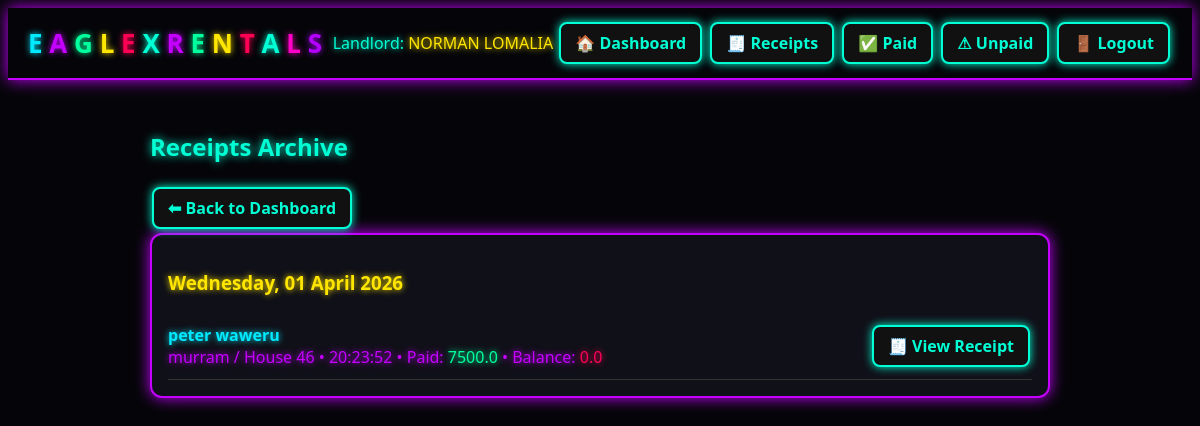
The app's page /receipts (signed in), older data.
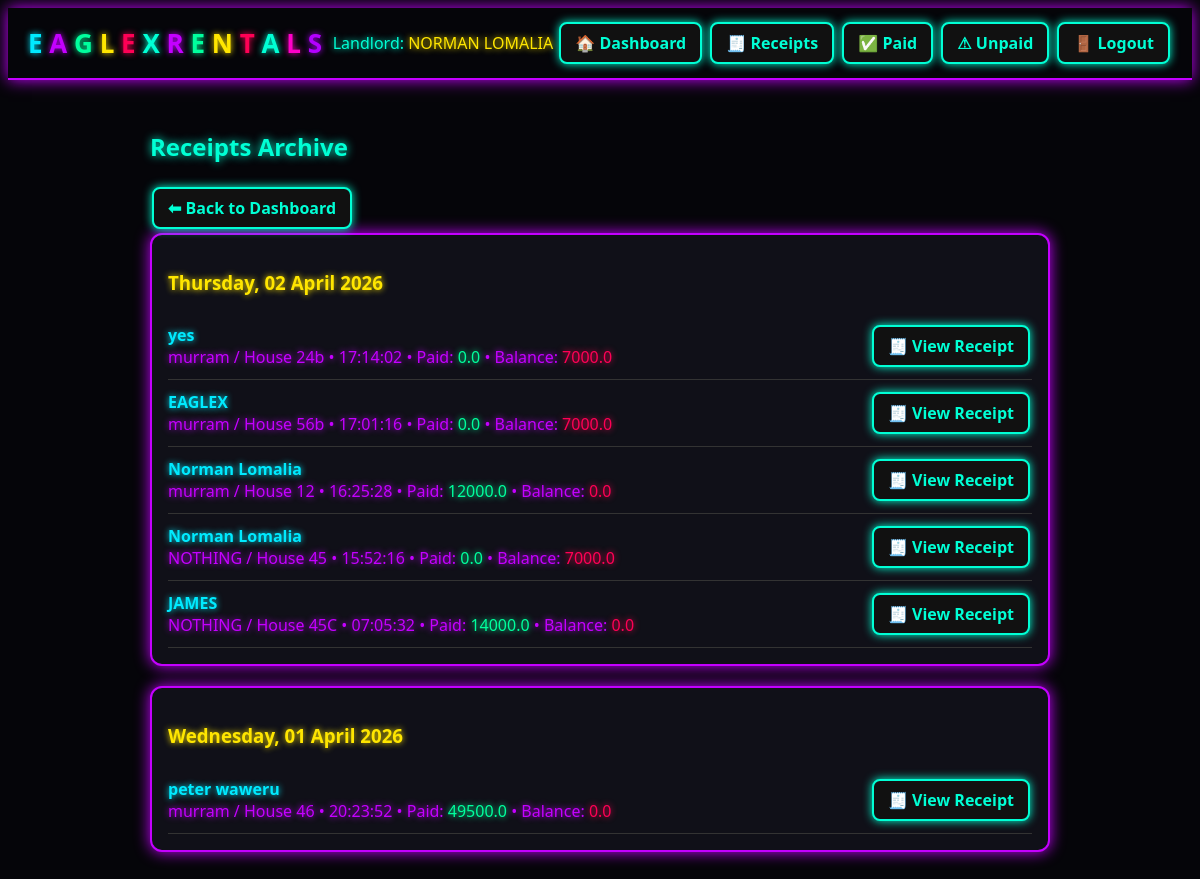
The same page, newer data.
### app.py (models this page shows)
class Landlord(UserMixin, db.Model):
    id = db.Column(db.Integer, primary_key=True)
    first_name = db.Column(db.String(80), nullable=False)
    last_name = db.Column(db.String(80), nullable=False)
    email = db.Column(db.String(120), unique=True, nullable=False)
    phone = db.Column(db.String(50))
    password_hash = db.Column(db.String(200), nullable=False)
    buildings = db.relationship('Building', backref='landlord', cascade='all, delete-orphan')
    @property
    def full_name(self):
        return f"{self.first_name} {self.last_name}"

class Tenant(db.Model):
    id = db.Column(db.Integer, primary_key=True)
    name = db.Column(db.String(150), nullable=False)
    phone = db.Column(db.String(50))
    id_number = db.Column(db.String(100))
    email = db.Column(db.String(120))
    amount_paid = db.Column(db.Float, default=0.0)
    paid = db.Column(db.Boolean, default=False)
    receipt_created_at = db.Column(db.DateTime, default=datetime.utcnow)
    unit_id = db.Column(db.Integer, db.ForeignKey('unit.id'))
    created_at = db.Column(db.DateTime, default=datetime.utcnow)
    @property
    def total_due(self):
        return self.unit.rent_amount if self.unit else 0.0
    @property
    def balance(self):
        return max(self.total_due - self.amount_paid, 0.0)

class Building(db.Model):
    id = db.Column(db.Integer, primary_key=True)
    name = db.Column(db.String(150), nullable=False)
    landlord_id = db.Column(db.Integer, db.ForeignKey('landlord.id'), nullable=False)
    units = db.relationship('Unit', backref='building', cascade='all, delete-orphan')

class Unit(db.Model):
    id = db.Column(db.Integer, primary_key=True)
    number = db.Column(db.String(50), nullable=False)
    rent_amount = db.Column(db.Float, default=0.0)
    building_id = db.Column(db.Integer, db.ForeignKey('building.id'), nullable=False)
    tenant = db.relationship('Tenant', uselist=False, backref='unit')

### app.py (the view)
@app.route('/receipts')
@login_required
def receipts():
    tenants = Tenant.query.join(Unit).join(Building).filter(
        Building.landlord_id == current_user.id,
        Tenant.receipt_created_at.isnot(None)
    ).order_by(Tenant.receipt_created_at.desc()).all()
    grouped = {}
    for t in tenants:
        d = (t.receipt_created_at or t.created_at).date()
        grouped.setdefault(d, []).append(t)
    sorted_dates = sorted(grouped.keys(), reverse=True)
    return render_template('receipts.html',
                           grouped=grouped,
                           sorted_dates=sorted_dates)

### app.py (called while the page is built)
@login_manager.user_loader
def load_user(user_id):
    return Landlord.query.get(int(user_id))

### templates/receipts.html
{% extends "base.html" %}
{% block content %}
<h2 class="neon-heading-cyan">Receipts Archive</h2>
<a class="btn" href="{{ url_for('dashboard') }}">⬅ Back to Dashboard</a>
{% if sorted_dates %}
  {% for d in sorted_dates %}
    <div class="card">
      <h3 class="neon-yellow">
        {{ d.strftime('%A, %d %B %Y') }}
      </h3>
      <ul class="receipt-list">
        {% for t in grouped[d] %}
          <li class="receipt-item">
            <div class="receipt-info">
              <span class="receipt-name neon-blue">{{ t.name }}</span>
              <span class="neon-purple">
                {{ t.unit.building.name }} / House {{ t.unit.number }} •
                {{ (t.receipt_created_at or t.created_at).strftime('%H:%M:%S') }} •
                Paid: <span class="neon-green">{{ t.amount_paid }}</span> •
                Balance: <span class="neon-red">{{ t.balance }}</span>
              </span>
            </div>
            <a class="btn" href="{{ url_for('receipt', tid=t.id) }}" target="_blank">
              🧾 View Receipt
            </a>
          </li>
        {% endfor %}
      </ul>
    </div>
  {% endfor %}
{% else %}
  <p class="neon-yellow">No receipts yet. Record payments to generate receipts.</p>
{% endif %}
{% endblock %}

### templates/base.html (shortened to what this page needs)
<!doctype html>
<html lang="en">
<head>
  <link rel="stylesheet" href="{{ url_for('static', filename='css/neon.css') }}">
</head>
<body class="theme-dark">
  <header>
    <div class="header-title">
      <span class="logo-text">
        <span class="neon-blue">E</span>
        <span class="neon-purple">A</span>
        <span class="neon-green">G</span>
        <span class="neon-yellow">L</span>
        <span class="neon-red">E</span>
        <span class="neon-aqua">X</span>
        <span class="neon-purple">R</span>
        <span class="neon-green">E</span>
        <span class="neon-yellow">N</span>
        <span class="neon-red">T</span>
        <span class="neon-aqua">A</span>
        <span class="neon-pink">L</span>
        <span class="neon-violet">S</span>
      </span>
    </div>
    <div class="header-actions">
      {% if current_user.is_authenticated %}
        <span class="neon-aqua">
          Landlord:
          <span class="neon-yellow">{{ current_user.full_name }}</span>
        </span>
        <a class="btn" href="{{ url_for('dashboard') }}">🏠 Dashboard</a>
        <a class="btn" href="{{ url_for('receipts') }}">🧾 Receipts</a>
        <a class="btn" href="{{ url_for('paid_tenants') }}">✅ Paid</a>
        <a class="btn" href="{{ url_for('unpaid_tenants') }}">⚠ Unpaid</a>
        <a class="btn" href="{{ url_for('logout') }}">🚪 Logout</a>
      {% endif %}
    </div>
  </header>
  <main class="container">
    {% block content %}{% endblock %}
  </main>
</body>
</html>

### static/css/neon.css (style rules this page uses)
:root { --neon-blue: #00eaff; --neon-purple: #c400ff; --neon-pink: #ff00c8; --neon-aqua: #00ffd5; --neon-violet: #b300ff; --neon-green: #00ff9d; --neon-yellow: #ffe600; --neon-red: #ff0055; }
body.theme-dark { background: #050509; color: var(--neon-blue); font-family: 'Segoe UI', sans-serif; }
.container { max-width: 900px; margin: 20px auto; padding: 10px; }
header { display: flex; justify-content: space-between; align-items: center; padding: 10px 20px; border-bottom: 2px solid var(--neon-purple); box-shadow: 0 0 15px var(--neon-purple); }
.logo-text { font-size: 26px; font-weight: 900; }
.neon-blue { color: var(--neon-blue); text-shadow: 0 0 6px var(--neon-blue); }
.neon-purple { color: var(--neon-purple); text-shadow: 0 0 6px var(--neon-purple); }
.neon-pink { color: var(--neon-pink); text-shadow: 0 0 6px var(--neon-pink); }
.neon-aqua { color: var(--neon-aqua); text-shadow: 0 0 6px var(--neon-aqua); }
.neon-violet { color: var(--neon-violet); text-shadow: 0 0 6px var(--neon-violet); }
.neon-green { color: var(--neon-green); text-shadow: 0 0 6px var(--neon-green); }
.neon-yellow { color: var(--neon-yellow); text-shadow: 0 0 6px var(--neon-yellow); }
.neon-red { color: var(--neon-red); text-shadow: 0 0 6px var(--neon-red); }
h1, h2, h3, h4 { font-weight: 800; }
.neon-heading-cyan { color: var(--neon-aqua); text-shadow: 0 0 10px var(--neon-aqua); }
.btn { padding: 8px 14px; border-radius: 8px; border: 2px solid var(--neon-aqua); background: #111; color: var(--neon-aqua); font-weight: 700; cursor: pointer; text-decoration: none; display: inline-block; margin: 4px 2px; box-shadow: 0 0 10px var(--neon-aqua); transition: 0.2s; }
.card { background: #101018; border: 2px solid var(--neon-purple); box-shadow: 0 0 15px var(--neon-purple); padding: 16px; border-radius: 12px; margin-bottom: 20px; }
.receipt-list { list-style: none; padding: 0; margin: 0; }
.receipt-item { display: flex; justify-content: space-between; align-items: center; padding: 8px 0; border-bottom: 1px solid #333; }
.receipt-info { display: flex; flex-direction: column; }
.receipt-name { font-weight: 700; }

Row changes from the older to the newer data that the page shows:
added Tenant: name "yes", unit.building.name "murram", unit.number "24b", receipt_created_at "17:14:02", amount_paid "0.0", balance "7000.0", shown under "Thursday, 02 April 2026"
added Tenant: name "EAGLEX", unit.building.name "murram", unit.number "56b", receipt_created_at "17:01:16", amount_paid "0.0", balance "7000.0", shown under "Thursday, 02 April 2026"
added Tenant: name "Norman Lomalia", unit.building.name "murram", unit.number "12", receipt_created_at "16:25:28", amount_paid "12000.0", balance "0.0", shown under "Thursday, 02 April 2026"
added Tenant: name "Norman Lomalia", unit.building.name "NOTHING", unit.number "45", receipt_created_at "15:52:16", amount_paid "0.0", balance "7000.0", shown under "Thursday, 02 April 2026"
added Tenant: name "JAMES", unit.building.name "NOTHING", unit.number "45C", receipt_created_at "07:05:32", amount_paid "14000.0", balance "0.0", shown under "Thursday, 02 April 2026"
changed Tenant "peter waweru": amount_paid "7500.0" → "49500.0"
Text that changed along with them:
new list line: "Thursday, 02 April 2026"
